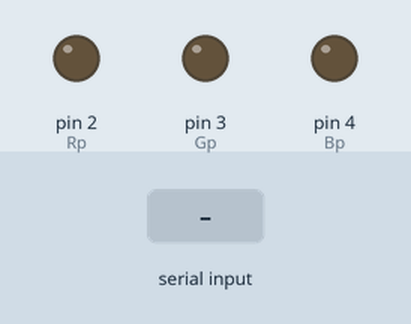
Simulated run of this sketch. Board: Arduino Uno, built with avr-gcc and run on an emulated ATmega328P. Shown: output pins drawn as LEDs (lit = HIGH). The test bench sets the inputs (shaded band). Random numbers use the default seed unless the sketch sets one.

Above: at 1.2 s.
1.3 s: "0" received over the second serial link
At 2.3 s:
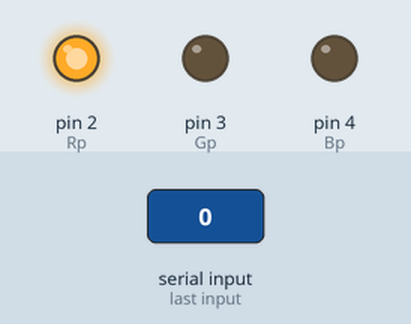
2.8 s: "1" received over the second serial link
At 3.5 s:
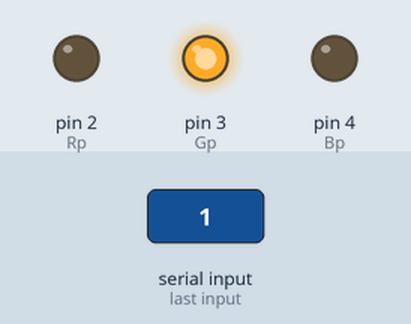
4.3 s: "2" received over the second serial link
At 4.6 s:
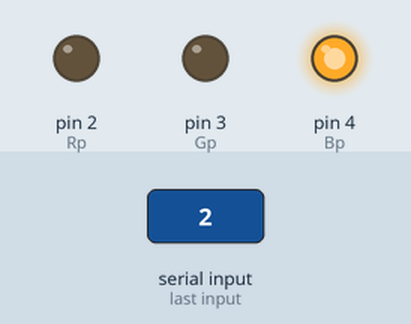
5.8 s: "3" received over the second serial link
At 7.0 s:
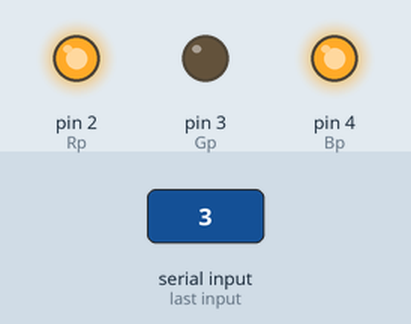
7.3 s: "4" received over the second serial link
At 8.1 s:
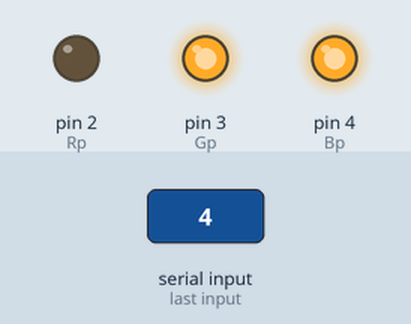
8.8 s: "6" received over the second serial link
At 9.2 s:
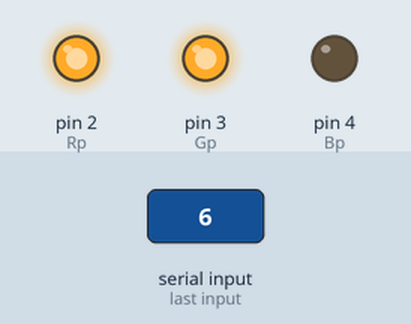
Timing chart, 0 to 11.3 s (numbered marks = the images above; inputs shaded):
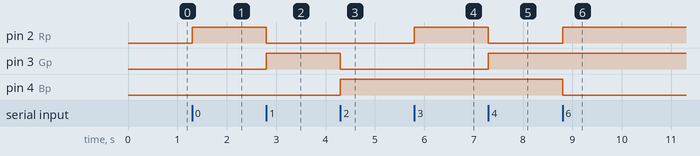

Measured:
- after the input at 1.3 s, pin 2 (Rp): LOW → HIGH at once
- after the input at 2.8 s, pin 2 (Rp): HIGH → LOW at once; pin 3 (Gp): LOW → HIGH at once
- after the input at 4.3 s, pin 3 (Gp): HIGH → LOW at once; pin 4 (Bp): LOW → HIGH at once
- after the input at 5.8 s, pin 2 (Rp): LOW → HIGH at once
- after the input at 7.3 s, pin 2 (Rp): HIGH → LOW at once; pin 3 (Gp): LOW → HIGH at once
- after the input at 8.8 s, pin 2 (Rp): LOW → HIGH at once; pin 4 (Bp): HIGH → LOW at once

The sketch:

sketch_oct12a.ino
```cpp
#include <SoftwareSerial.h> //Esta librería nos permite establecer pines digitales para comunicacione en serie

SoftwareSerial miBt(10, 11); //  RX / TX

int Rp = 2;
int Gp = 3;
int Bp = 4;
int t = 80;
int dato = 0;

void setup() {
  pinMode(Rp, OUTPUT);
  pinMode(Gp, OUTPUT);
  pinMode(Bp, OUTPUT);
  miBt.begin(38400);    // comunicacion serie entre Arduino y el modulo a 38400 bps

}

void loop() {
  if (miBt.available()) {
    dato = miBt.read();

    if (dato == '0')
      RGB_color(255, 0, 0); //Rojo 0

    if (dato == '1')
      RGB_color(0, 255, 0); //Verde 1

    if (dato == '2')
      RGB_color(0, 0, 255); //Azul 2

    if (dato == '3')
      RGB_color(255, 0, 255); //Morado 3

    if (dato == '4')
      RGB_color(0, 255, 255); //Cian 4

    if (dato == '5')
      RGB_color(250, 0, 80); //Magenta 5

    if (dato == '6')
      RGB_color(255, 255, 125); //Amarillo 6

    if (dato == '7')
      RGB_color(255, 255, 255); //Blanco 7

    if (dato == '8')

            RGB_color(random(255), random(255), random(255)); //Random 8

      }
  }


void RGB_color(int RpValor, int GpValor, int BpValor) {
  analogWrite(Rp, RpValor);
  analogWrite(Gp, GpValor);
  analogWrite(Bp, BpValor);
}
```
